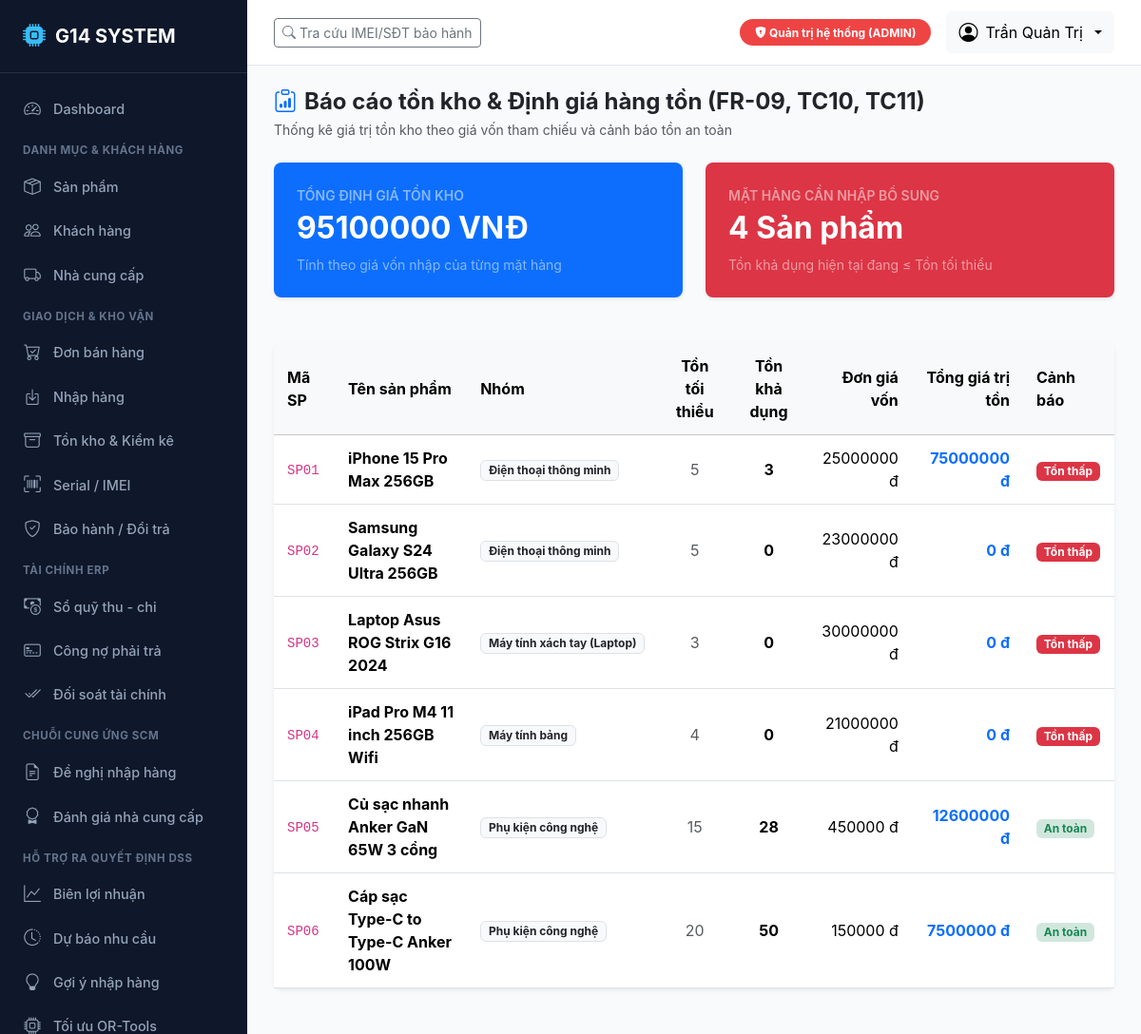
/reports/inventory/ (signed in), run on the app's committed database.
### accounts/models.py (models this page shows, shortened)
class User(AbstractUser):
    role = models.CharField(
        max_length=10,
        choices=Role.choices,
        default=Role.BH,
        verbose_name="Vai trò"
    )
    phone = models.CharField(max_length=20, blank=True, verbose_name="Số điện thoại")
    class Meta:
        verbose_name = "Tài khoản người dùng"
        verbose_name_plural = "Danh sách tài khoản"
        ordering = ['-date_joined']

### catalog/models.py (models this page shows, shortened)
class Product(BaseModel):
    code = models.CharField(max_length=50, unique=True, verbose_name="Mã sản phẩm")
    name = models.CharField(max_length=255, verbose_name="Tên sản phẩm")
    category = models.CharField(
        max_length=50,
        choices=ProductCategory.choices,
        default=ProductCategory.PHONE,
        verbose_name="Nhóm sản phẩm"
    )
    unit = models.CharField(max_length=20, default='Chiếc', verbose_name="Đơn vị tính")
    price = models.DecimalField(max_digits=15, decimal_places=2, verbose_name="Giá bán niêm yết (VNĐ)")
    cost_price = models.DecimalField(
        max_digits=15,
        decimal_places=2,
        default=Decimal('0.00'),
        verbose_name="Giá vốn / Giá nhập tham chiếu (VNĐ)"
    )
    min_stock = models.PositiveIntegerField(default=5, verbose_name="Ngưỡng tồn tối thiểu")
    has_serial = models.BooleanField(
        default=True,
        verbose_name="Quản lý theo Serial/IMEI",
        help_text="Đánh dấu Có đối với điện thoại, tablet, laptop cần truy vết từng máy."
    )
    status = models.CharField(
        max_length=20,
        choices=ProductStatus.choices,
        default=ProductStatus.ACTIVE,
        verbose_name="Trạng thái kinh doanh"
    )
    description = models.TextField(blank=True, verbose_name="Mô tả sản phẩm")
    class Meta:
        verbose_name = "Sản phẩm"
        verbose_name_plural = "Danh mục sản phẩm"
        ordering = ['code']
    def get_current_stock(self):
        if self.has_serial:
            from devices.models import ProductItem
            return ProductItem.objects.filter(product=self, status='IN_STOCK').count()
        else:
            from inventory.models import InventoryTransaction
            total = 0
            for tx in InventoryTransaction.objects.filter(product=self):
                if tx.transaction_type in ['IN', 'ADJUST_INC']:
                    total += tx.quantity
                elif tx.transaction_type in ['OUT', 'ADJUST_DEC', 'WARRANTY_OUT']:
                    total -= tx.quantity
            return max(0, total)

### reports/views.py (the view)
# urls.py: path('inventory/', views.inventory_report_view, name='inventory_report'),
@login_required
@role_required([Role.QL, Role.KT, Role.ADMIN])
def inventory_report_view(request):
    products = Product.objects.all()
    prod_data = []
    total_val = Decimal('0.00')
    total_low = 0
    for p in products:
        stock = p.get_current_stock()
        val = stock * p.cost_price
        total_val += val
        is_low = stock <= p.min_stock
        if is_low:
            total_low += 1
        prod_data.append({
            'product': p,
            'stock': stock,
            'valuation': val,
            'is_low': is_low,
        })
    return render(request, 'reports/inventory_report.html', {
        'products_data': prod_data,
        'total_val': total_val,
        'total_low': total_low,
    })

### accounts/context_processors.py (called while the page is built, shortened)
def user_role_context(request):
    user = request.user
    role = getattr(user, 'role', '')
    is_super = user.is_superuser
    return {
        'is_admin': role == Role.ADMIN or is_super,
        'is_ql': role in [Role.QL, Role.ADMIN] or is_super,
        'is_bh': role in [Role.BH, Role.ADMIN] or is_super,
        'is_kho': role in [Role.KHO, Role.ADMIN] or is_super,
        'is_kt': role in [Role.KT, Role.ADMIN] or is_super,
        'current_role': role,
        'current_role_display': user.get_role_display() if hasattr(user, 'get_role_display') else '',
        'Role': Role,
    }

### templates/reports/inventory_report.html (shortened to what this page needs)
{% extends 'base.html' %}
{% load humanize %}
{% block content %}
<div class="d-flex justify-content-between align-items-center mb-4">
    <div>
        <h4 class="fw-bold mb-1"><i class="bi bi-clipboard-data me-2 text-primary"></i>Báo cáo tồn kho & Định giá hàng tồn (FR-09, TC10, TC11)</h4>
        <p class="text-muted small mb-0">Thống kê giá trị tồn kho theo giá vốn tham chiếu và cảnh báo tồn an toàn</p>
    </div>
</div>
<div class="row mb-4">
    <div class="col-md-6">
        <div class="card border-0 shadow-sm p-4 bg-primary text-white">
            <div class="small text-white-50 fw-semibold text-uppercase">TỔNG ĐỊNH GIÁ TỒN KHO</div>
            <div class="fs-2 fw-bold">{{ total_val|floatformat:0|intcomma }} VNĐ</div>
            <div class="small text-white-50 mt-1">Tính theo giá vốn nhập của từng mặt hàng</div>
        </div>
    </div>
    <div class="col-md-6">
        <div class="card border-0 shadow-sm p-4 bg-danger text-white">
            <div class="small text-white-50 fw-semibold text-uppercase">MẶT HÀNG CẦN NHẬP BỔ SUNG</div>
            <div class="fs-2 fw-bold">{{ total_low }} Sản phẩm</div>
            <div class="small text-white-50 mt-1">Tồn khả dụng hiện tại đang &le; Tồn tối thiểu</div>
        </div>
    </div>
</div>
<div class="card border-0 shadow-sm">
    <div class="table-responsive">
        <table class="table table-hover align-middle mb-0">
            <thead class="table-light">
                <tr>
                    <th>Mã SP</th>
                    <th>Tên sản phẩm</th>
                    <th>Nhóm</th>
                    <th class="text-center">Tồn tối thiểu</th>
                    <th class="text-center">Tồn khả dụng</th>
                    <th class="text-end">Đơn giá vốn</th>
                    <th class="text-end">Tổng giá trị tồn</th>
                    <th>Cảnh báo</th>
                </tr>
            </thead>
            <tbody>
                {% for item in products_data %}
                <tr>
                    <td><code>{{ item.product.code }}</code></td>
                    <td class="fw-bold">{{ item.product.name }}</td>
                    <td><span class="badge bg-light text-dark border">{{ item.product.get_category_display }}</span></td>
                    <td class="text-center text-muted">{{ item.product.min_stock }}</td>
                    <td class="text-center fw-bold">{{ item.stock }}</td>
                    <td class="text-end">{{ item.product.cost_price|floatformat:0|intcomma }} đ</td>
                    <td class="text-end fw-bold text-primary">{{ item.valuation|floatformat:0|intcomma }} đ</td>
                    <td>
                        {% if item.is_low %}
                        <span class="badge bg-danger">Tồn thấp</span>
                        {% else %}
                        <span class="badge bg-success-subtle text-success">An toàn</span>
                        {% endif %}
                    </td>
                </tr>
                {% empty %}
                <tr>
                    <td colspan="8" class="text-center py-4 text-muted">Chưa có dữ liệu tồn kho.</td>
                </tr>
                {% endfor %}
            </tbody>
        </table>
    </div>
</div>
{% endblock %}

### templates/base.html (shortened to what this page needs)
<!DOCTYPE html>
<html lang="vi">
<head>
    <link href="https://cdn.jsdelivr.net/npm/bootstrap@5.3.3/dist/css/bootstrap.min.css" rel="stylesheet">
    <link href="https://cdn.jsdelivr.net/npm/bootstrap-icons@1.11.3/font/bootstrap-icons.min.css" rel="stylesheet">
</head>
<body>
    {% if user.is_authenticated %}
    <aside class="sidebar">
        <div class="brand">
            <i class="bi bi-cpu-fill"></i>
            <span>G14 SYSTEM</span>
        </div>
        <ul class="sidebar-menu">
            {% if is_ql or is_kt or is_admin %}
            <li><a href="{% url 'reports:dashboard' %}" class="sidebar-link"><i class="bi bi-speedometer2"></i> Dashboard</a></li>
            {% endif %}
            <div class="sidebar-section-title">Danh mục & Khách hàng</div>
            <li><a href="{% url 'catalog:product_list' %}" class="sidebar-link"><i class="bi bi-box-seam"></i> Sản phẩm</a></li>
            {% if is_bh or is_ql %}
            <li><a href="{% url 'catalog:customer_list' %}" class="sidebar-link"><i class="bi bi-people"></i> Khách hàng</a></li>
            {% endif %}
            {% if is_kho or is_kt or is_ql %}
            <li><a href="{% url 'catalog:supplier_list' %}" class="sidebar-link"><i class="bi bi-truck"></i> Nhà cung cấp</a></li>
            {% endif %}
            <div class="sidebar-section-title">Giao dịch & Kho vận</div>
            {% if is_bh or is_ql or is_kt %}
            <li><a href="{% url 'sales:order_list' %}" class="sidebar-link"><i class="bi bi-cart-check"></i> Đơn bán hàng</a></li>
            {% endif %}
            {% if is_kho or is_ql or is_kt %}
            <li><a href="{% url 'purchasing:receipt_list' %}" class="sidebar-link"><i class="bi bi-box-arrow-in-down"></i> Nhập hàng</a></li>
            <li><a href="{% url 'inventory:inventory_summary' %}" class="sidebar-link"><i class="bi bi-archive"></i> Tồn kho & Kiểm kê</a></li>
            {% endif %}
            {% if is_bh or is_kho or is_ql %}
            <li><a href="{% url 'devices:device_list' %}" class="sidebar-link"><i class="bi bi-upc-scan"></i> Serial / IMEI</a></li>
            <li><a href="{% url 'devices:warranty_list' %}" class="sidebar-link"><i class="bi bi-shield-check"></i> Bảo hành / Đổi trả</a></li>
            {% endif %}
            {% if is_kt or is_ql %}
            <div class="sidebar-section-title">Tài chính ERP</div>
            <li><a href="{% url 'finance:cash_ledger_list' %}" class="sidebar-link"><i class="bi bi-cash-coin"></i> Sổ quỹ thu - chi</a></li>
            <li><a href="{% url 'finance:payable_list' %}" class="sidebar-link"><i class="bi bi-credit-card-2-front"></i> Công nợ phải trả</a></li>
            <li><a href="{% url 'finance:reconciliation' %}" class="sidebar-link"><i class="bi bi-check2-all"></i> Đối soát tài chính</a></li>
            {% endif %}
            {% if is_kho or is_ql %}
            <div class="sidebar-section-title">Chuỗi cung ứng SCM</div>
            <li><a href="{% url 'scm:request_list' %}" class="sidebar-link"><i class="bi bi-file-earmark-text"></i> Đề nghị nhập hàng</a></li>
            <li><a href="{% url 'scm:supplier_evaluation' %}" class="sidebar-link"><i class="bi bi-award"></i> Đánh giá nhà cung cấp</a></li>
            {% endif %}
            {% if is_ql or is_kt or is_admin %}
            <div class="sidebar-section-title">Hỗ trợ ra quyết định DSS</div>
            <li><a href="{% url 'dss:analytics' %}" class="sidebar-link"><i class="bi bi-graph-up"></i> Biên lợi nhuận</a></li>
            <li><a href="{% url 'dss:forecast' %}" class="sidebar-link"><i class="bi bi-clock-history"></i> Dự báo nhu cầu</a></li>
            {% if is_ql or is_kho %}
            <li><a href="{% url 'dss:suggestions' %}" class="sidebar-link"><i class="bi bi-lightbulb"></i> Gợi ý nhập hàng</a></li>
            <li><a href="{% url 'dss:optimizer' %}" class="sidebar-link"><i class="bi bi-cpu"></i> Tối ưu OR-Tools</a></li>
            {% endif %}
            {% endif %}
        </ul>
    </aside>
    {% endif %}
    <div class="{% if user.is_authenticated %}main-wrapper{% endif %}">
        {% if user.is_authenticated %}
        <header class="top-navbar no-print">
            <div class="d-flex align-items-center gap-3">
                <a href="{% url 'devices:device_lookup' %}" class="btn btn-outline-secondary btn-sm">
                    <i class="bi bi-search"></i> Tra cứu IMEI/SĐT bảo hành
                </a>
            </div>
            <div class="d-flex align-items-center gap-3">
                <span class="badge role-badge-{{ current_role }} py-2 px-3 rounded-pill">
                    <i class="bi bi-shield-lock-fill"></i> {{ current_role_display }}
                </span>
                <div class="dropdown">
                    <button class="btn btn-light dropdown-toggle d-flex align-items-center gap-2" type="button" data-bs-toggle="dropdown">
                        <i class="bi bi-person-circle fs-5"></i>
                        <span>{{ user.get_full_name|default:user.username }}</span>
                    </button>
                </div>
            </div>
        </header>
        {% endif %}
        <main class="main-content">
            {% block content %}{% endblock %}
        </main>
    </div>
</body>
</html>

### templates/base.html (style rules this page uses)
:root { --g14-primary: #0d6efd; --g14-dark: #1e293b; --g14-sidebar: #0f172a; --g14-sidebar-hover: #1e293b; --g14-sidebar-text: #94a3b8; --g14-sidebar-active: #38bdf8; }
body { font-family: -apple-system, BlinkMacSystemFont, "Segoe UI", Roboto, "Helvetica Neue", Arial, sans-serif; background-color: #f8fafc; min-height: 100vh; }
.sidebar { width: 260px; background-color: var(--g14-sidebar); min-height: 100vh; color: var(--g14-sidebar-text); position: fixed; top: 0; left: 0; z-index: 1000; overflow-y: auto; transition: all 0.3s; }
.sidebar .brand { padding: 20px 24px; font-size: 1.25rem; font-weight: 700; color: #fff; border-bottom: 1px solid rgba(255, 255, 255, 0.1); display: flex; align-items: center; gap: 10px; }
.sidebar .brand i { color: var(--g14-sidebar-active); font-size: 1.5rem; }
.sidebar-menu { padding: 15px 0; list-style: none; margin: 0; }
.sidebar-section-title { padding: 12px 24px 6px; font-size: 0.72rem; text-transform: uppercase; font-weight: 700; letter-spacing: 0.05em; color: #64748b; }
.sidebar-link { display: flex; align-items: center; gap: 12px; padding: 10px 24px; color: var(--g14-sidebar-text); text-decoration: none; font-size: 0.9rem; font-weight: 500; transition: all 0.2s; }
.sidebar-link i { font-size: 1.1rem; width: 20px; text-align: center; }
.main-wrapper { margin-left: 260px; min-height: 100vh; display: flex; flex-direction: column; }
.top-navbar { background-color: #fff; border-bottom: 1px solid #e2e8f0; padding: 12px 28px; display: flex; justify-content: space-between; align-items: center; position: sticky; top: 0; z-index: 999; }
.main-content { padding: 24px 28px; flex-grow: 1; }
.card { border: 1px solid #e2e8f0; border-radius: 8px; box-shadow: 0 1px 3px 0 rgba(0, 0, 0, 0.05); margin-bottom: 24px; }
.table > :not(caption) > * > * { padding: 12px 14px; vertical-align: middle; }
.role-badge-ADMIN { background-color: #ef4444; color: #fff; }

### data on the page
User: get_full_name "Trần Quản Trị"
Product: product.code "SP01", product.name "iPhone 15 Pro Max 256GB", product.category "Điện thoại thông minh", product.min_stock "5", stock "3", product.cost_price "25000000", valuation "75000000", shows "Tồn thấp"
Product: product.code "SP02", product.name "Samsung Galaxy S24 Ultra 256GB", product.category "Điện thoại thông minh", product.min_stock "5", stock "0", product.cost_price "23000000", valuation "0", shows "Tồn thấp"
Product: product.code "SP03", product.name "Laptop Asus ROG Strix G16 2024", product.category "Máy tính xách tay (Laptop)", product.min_stock "3", stock "0", product.cost_price "30000000", valuation "0", shows "Tồn thấp"
Product: product.code "SP04", product.name "iPad Pro M4 11 inch 256GB Wifi", product.category "Máy tính bảng", product.min_stock "4", stock "0", product.cost_price "21000000", valuation "0", shows "Tồn thấp"
Product: product.code "SP05", product.name "Củ sạc nhanh Anker GaN 65W 3 cổng", product.category "Phụ kiện công nghệ", product.min_stock "15", stock "28", product.cost_price "450000", valuation "12600000", shows "An toàn"
Product: product.code "SP06", product.name "Cáp sạc Type-C to Type-C Anker 100W", product.category "Phụ kiện công nghệ", product.min_stock "20", stock "50", product.cost_price "150000", valuation "7500000", shows "An toàn"

### other printed values
{{ current_role_display }} "Quản trị hệ thống (ADMIN)"
{{ total_val|floatformat:0|intcomma }} "95100000"
{{ total_low }} "4"
